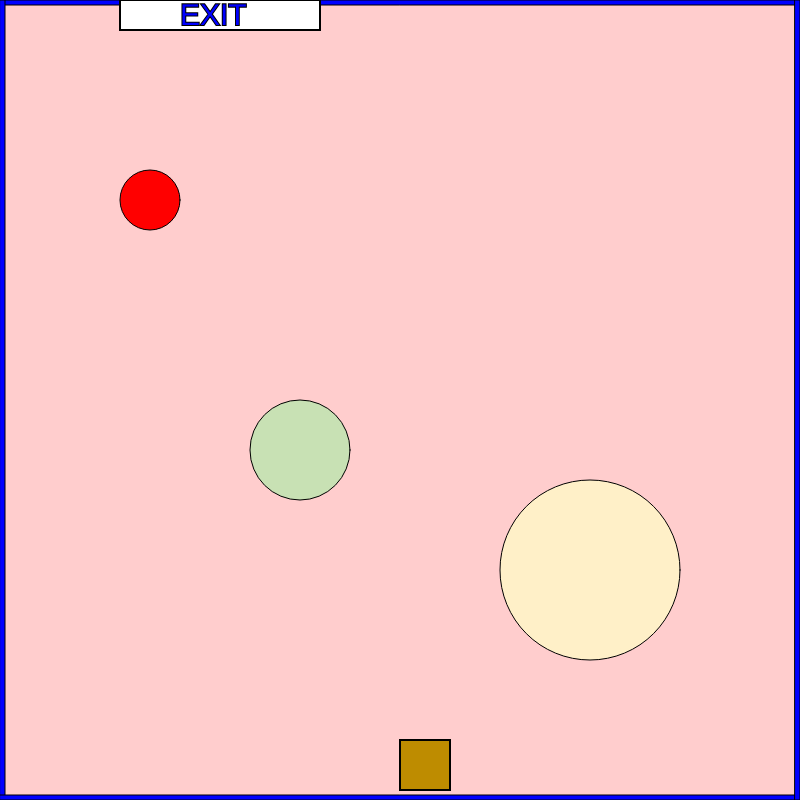
Frame 1 (no input)
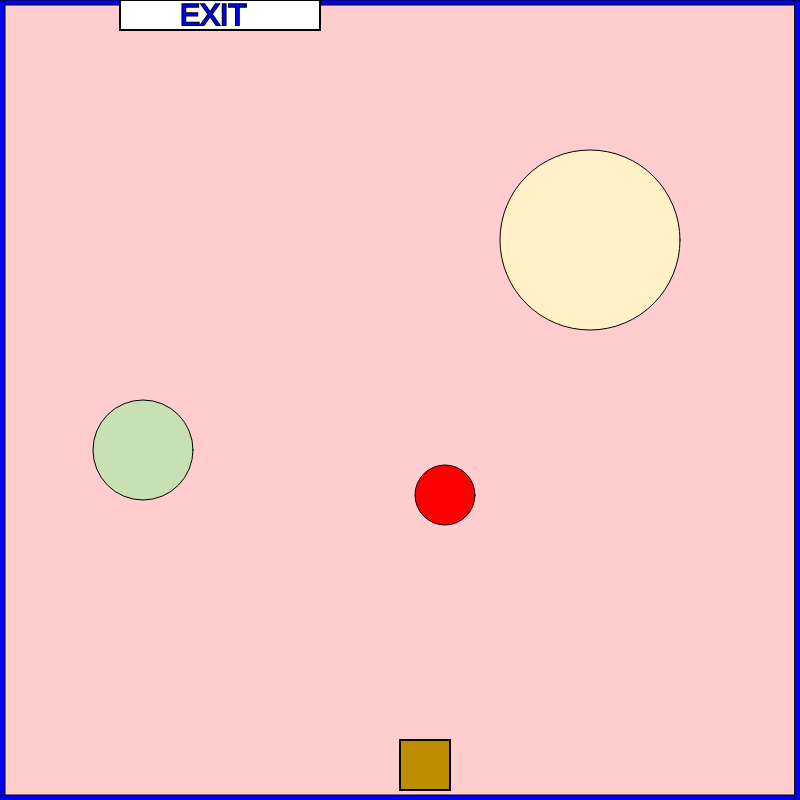
Frame 60 (no input)
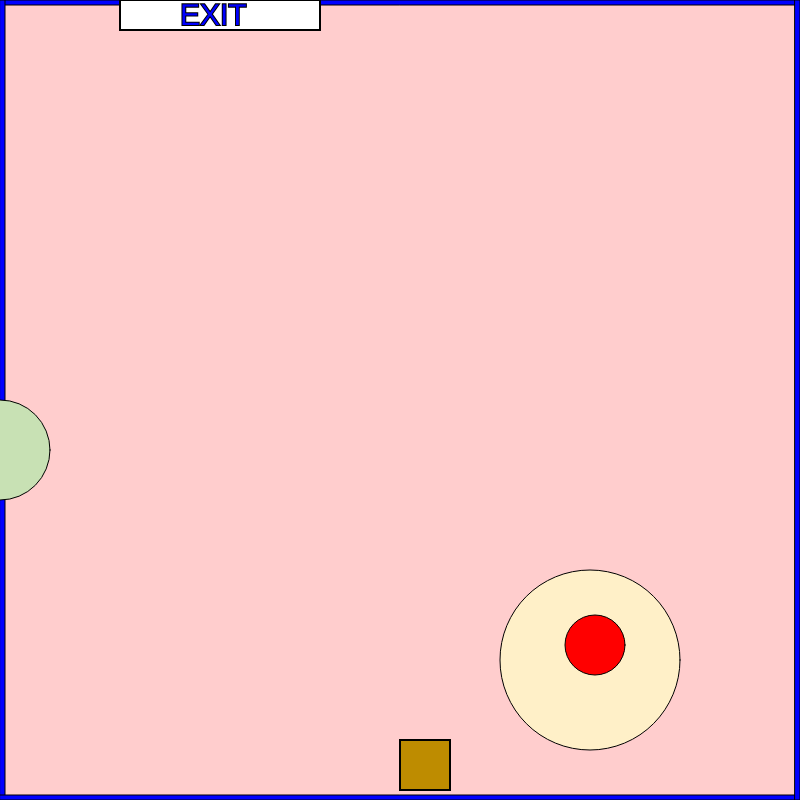
Frame 120 (the mouse pressed at the canvas centre since frame 60)

The p5.js sketch that drew these frames (run headless with seeded random() and noise() and a simulated clock; from frame 60 on, the mouse is pressed at the canvas centre):

// p5.js sketch
// ── sketch.js
//Need to create new objects and movements

var w = 87; 
var s = 83;
var a = 65;
var d = 68;

//player
var playerX = 400;
var playerY = 740;
//var playerDirection;

//obstacle Ball A large and slow
var aballX = 590;
var aballY = 570;
var aballDirection;

//obstacle Ball B medium and fast
var bballX = 300;
var bballY = 450;
var bballDirection;

//obstacle Ball C small and fast and multiplies
var cballX = 150;
var cballY = 200;
var cballDirection;

//Do I need a variable for the exit rectangle? Should it move?
var exitX = 120;
var exitY = 0;
var exitDirection;

//You Win sign at end of game    Does it need direction???
var size = 40;
var count = 0;
var sizeDirection = 1;

//mouse click barrier shape 
var mouseShapeX;
var mouseShapeY;

//random number for speed is set up inside setup function
function setup() {
        createCanvas(800,800); 
        aballDirection = Math.floor(Math.random() * 10 + 1);
        bballDirection = Math.floor(Math.random() * 10 + 2);
        cballDirection = Math.floor(Math.random() * 10 + 5);
//call create player function is here???
     createPlayer(400, 740);
     }

function draw() {
        background(255, 205, 205);

        //add border function
        createBorder(5);

        //call functions to make and label Exit
        makeExit();
        labelExit();

        //call function for winning message
        message();

        //createPlayer(400, 740);
        drawPlayer();
        playerMovement();

        //create obstacles by names
        //aball
        createAball();
        createBball();
        createCball();

        //create barrier with mouse click
        createShape();
    }


    //Need to add this function AFTER or outside the draw function and call the variable
    function playerMovement()
        {
        if (keyIsDown(d))
        {
            playerX+=15;
            }
        if (keyIsDown (a))
        {
            playerX-=15;
            }   
        if (keyIsDown(s))
        {
            playerY+=15;
            }
        if (keyIsDown(w))
        {
            playerY-=15;
            }      
        }  

    
    //function to createPlayer with draw and movement
    function createPlayer(x,y)
    {
        playerX = x;
        playerY = y;
    }

 
    //function to draw player
    function drawPlayer()
    {
        fill(190, 140, 0);
        strokeWeight(2);
        rect(playerX, playerY, 50, 50);
    }

        
    // Function to callExit
    function makeExit()
    {    
        fill(255, 255, 255);
        strokeWeight(2);
        stroke(0, 0, 0);
        rect(exitX, exitY, 200, 30);
    }

    //Function to label exit
    function labelExit()
    {
           stroke(0, 0, 0);
           strokeWeight(2);
           fill(0, 0, 255);
           textSize(30);
           text("EXIT", 180, 25);
    }

    //Function for winning message
    function message() 
    {
        if(playerX > 120 && playerY < 0) {
            fill(0);
            stroke(5);
            text("YOU WIN!!!", 250, 100);
            }
    }

    //create aball obstacle
    function createAball() 
    {
          fill(255, 240, 200)
          strokeWeight(1);
          circle(aballX, aballY, 180);
          aballY += aballDirection;
        if (aballY <= 150 || aballY >= 700) {
          aballDirection *= -1; 
        } 
    }

    //create bball
    function createBball()
    {
       fill(200, 225, 180);
       strokeWeight(1);
       circle(bballX, bballY, 100);

       bballX += bballDirection;
       if(bballX > width)
       {
           bballX= 0;
       }
       if(bballX < 0)
       {
           bballX = width;
       }
    }


    //cball
    function createCball()
    {
       fill(255, 0, 0);
       strokeWeight(1);
       circle(cballX, cballY, 60);
       cballX += cballDirection;
       if (cballX <= 50 || cballX >= 720) {
           cballDirection *= -1; 
       }
       cballY += cballDirection;
       if (cballY <= 50 || cballY >= 720) {
           cballDirection *= -1; 
       }
    } 
     
    //Need to add function to call up the obstable one time
    function createShape()
    {
        fill(0, 255, 0);
        strokeWeight(3);
        circle(mouseShapeX, mouseShapeY, 100);
    }
    
    function mouseClicked() 
    {
        mouseShapeX = mouseX;
        mouseShapeY = mouseY;
    }

    function createBorder(thickness) 
    {
        fill(0, 0, 255);
        strokeWeight(1);
        rect(0, 0, width, thickness);
        rect(0,0, thickness, height);
        rect(0,height-thickness, width, thickness);
        rect(width-thickness, 0, thickness, height);
        //do I need to add opening for exit since I have it labeled???

    }
